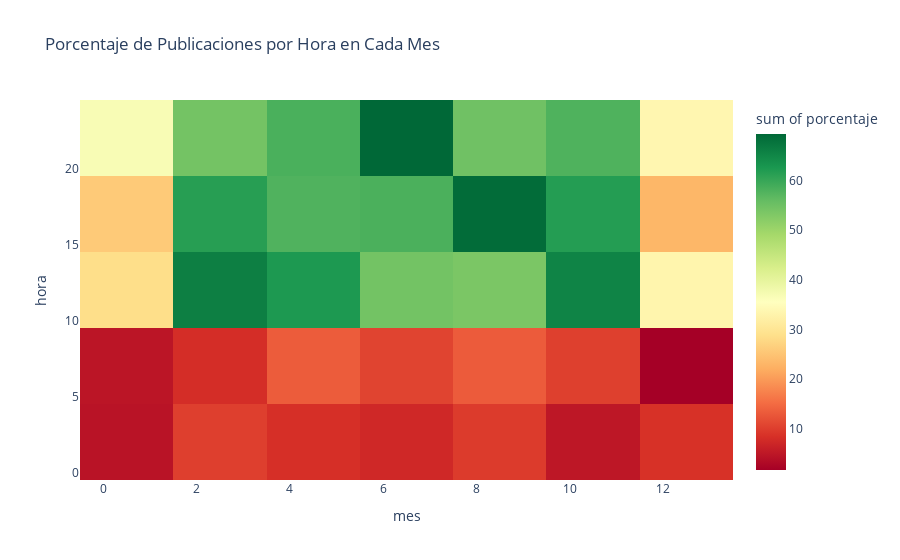

Notebook cell for this chart:
### Code cell
import pandas as pd
import plotly.express as px

# Asumiendo que 'df_publicaciones' es tu DataFrame y ya tiene la columna 'hora' extraída

# Agrupa por mes y hora para contar el número de publicaciones
grouped = df_publicaciones.groupby(['mes', 'hora']).size().reset_index(name='conteo')

# Calcula el total de publicaciones por mes
totals_per_month = grouped.groupby('mes')['conteo'].transform('sum')

# Calcula el porcentaje de publicaciones por hora dentro de cada mes
grouped['porcentaje'] = (grouped['conteo'] / totals_per_month) * 100

# Crea el gráfico de densidad de calor con porcentajes
fig = px.density_heatmap(grouped, x='mes', y='hora', z='porcentaje',
                         color_continuous_scale='RdYlGn',
                         title='Porcentaje de Publicaciones por Hora en Cada Mes')

# Muestra el gráfico
fig.show()

### Figure 1 — Plotly figure (JSON) as saved in the notebook; plotly's stock layout.template omitted (floating-point values rounded to 4 significant figures; data arrays with more than 128 entries replaced by an {"elided": "..."} marker saying what was removed)
{"data": [{"coloraxis": "coloraxis", "histfunc": "sum", "hovertemplate": "mes=%{x}<br>hora=%{y}<br>sum of porcentaje=%{z}<extra></extra>", "name": "", "type": "histogram2d", "x": {"elided": "260 int values"}, "xaxis": "x", "xbingroup": "x", "y": {"elided": "260 int values"}, "yaxis": "y", "ybingroup": "y", "z": {"elided": "260 float values"}}], "layout": {"coloraxis": {"colorbar": {"title": {"text": "sum of porcentaje"}}, "colorscale": [[0, "rgb(165,0,38)"], [0.1, "rgb(215,48,39)"], [0.2, "rgb(244,109,67)"], [0.3, "rgb(253,174,97)"], [0.4, "rgb(254,224,139)"], [0.5, "rgb(255,255,191)"], [0.6, "rgb(217,239,139)"], [0.7, "rgb(166,217,106)"], [0.8, "rgb(102,189,99)"], [0.9, "rgb(26,152,80)"], [1, "rgb(0,104,55)"]]}, "legend": {"tracegroupgap": 0}, "title": {"text": "Porcentaje de Publicaciones por Hora en Cada Mes"}, "xaxis": {"anchor": "y", "domain": [0, 1], "title": {"text": "mes"}}, "yaxis": {"anchor": "x", "domain": [0, 1], "title": {"text": "hora"}}}}
